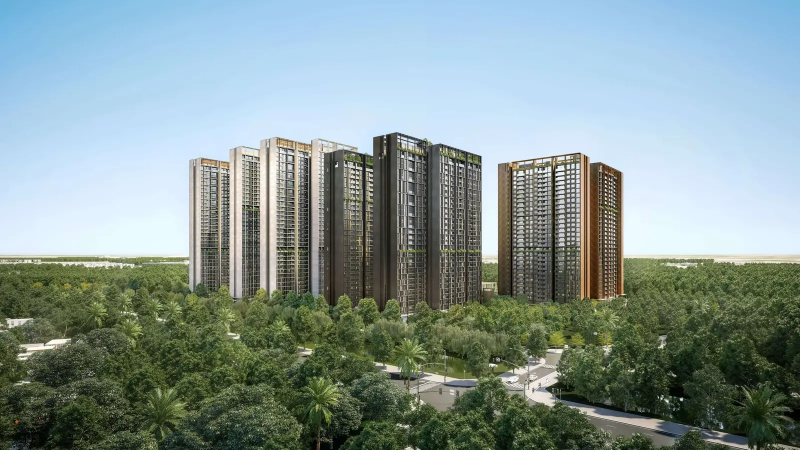
#> input picture assets/media/home/lumi-hanoi-overview.webp, 1600 x 900 px (shown at 1/2 size)
$ python optimize_responsive_photos.py
#> lines starting #> are read from the running program, lines starting #| are printed output that depends on the picture
"""Build display-size photos with Pillow; retain original assets and zoom links.

Run explicitly when these editorial photos change. The website serves the
committed files directly and does not require Pillow or an image service.
"""
from pathlib import Path
from html.parser import HTMLParser
from io import BytesIO
import re
import json

ROOT = Path(__file__).resolve().parents[1]
PHOTOS = [
    "home/lumi-hanoi-overview.webp",
    "home/lumi-hanoi-streetscape.webp",
    "signature/lumi-signature-landscape.webp",
    "prestige/lumi-prestige-hero.webp",
    "elite/lumi-elite-facade.webp",
    "signature/lumi-signature-water-garden.webp",
    "signature/lumi-signature-pool.webp",
    "prestige/lumi-prestige-garden.webp",
    "prestige/lumi-prestige-aurora-pool.webp",
    "elite/lumi-elite-aurora-pool.webp",
    "progress/lumi-hanoi-tien-do-thang-07-2026-tong-the.webp",
]


def build_photos():
    from PIL import Image, ImageOps
    output = ROOT / "assets/media/responsive"
    output.mkdir(exist_ok=True)
    manifests = {}
    before = after = 0
    for name in PHOTOS:
        source = ROOT / "assets/media" / name
        image = ImageOps.exif_transpose(Image.open(source)).convert("RGB")
#> image is the input picture: PIL image 1600x900 RGB; mean R, G, B 133.1, 150.7, 148.4
        widths = sorted({min(640, image.width), min(960, image.width), image.width})
#> widths = [640, 960, 1600]
        variants = {"webp": [], "avif": []}
        for width in widths:
            resized = image.resize((width, round(image.height * width / image.width)), Image.Resampling.LANCZOS)
            for fmt in variants:
                file = output / f"{source.stem}-{width}.{fmt}"
                options = dict(quality=80, method=6) if fmt == "webp" else dict(quality=55, speed=6)
                encoded = BytesIO()
                resized.save(encoded, format=fmt.upper(), **options)
                payload = encoded.getvalue()
                if not payload:
                    raise RuntimeError(f"Image encoder returned no bytes: {file}")
                if fmt == "webp" and width == image.width and len(payload) >= source.stat().st_size:
                    payload = source.read_bytes()
                temporary = file.with_suffix(file.suffix + ".tmp")
                temporary.write_bytes(payload)
                temporary.replace(file)
                variants[fmt].append(("/" + str(file.relative_to(ROOT)), width))
#> this loop made 1 pass
#> pass 1, in build_photos, `resized = image.resize((width, round(image.height * width / image.widt..`:
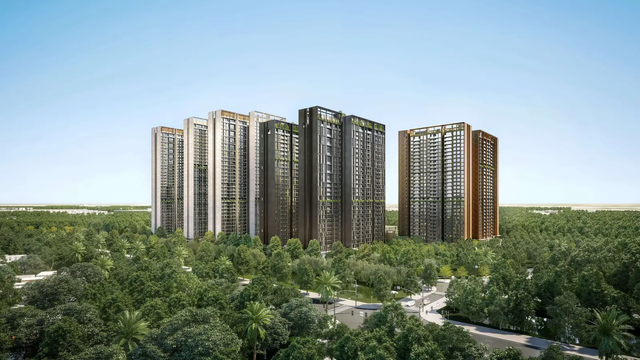
#> resized: PIL image 640x360 RGB; mean R, G, B 133.1, 150.7, 148.4
        manifests["/assets/media/" + name] = {"sources": variants, "width": image.width, "height": image.height}
        before += source.stat().st_size
        after += (ROOT / variants["avif"][-1][0].lstrip("/")).stat().st_size
    print(f"Full-width photos: {before:,} bytes original → {after:,} bytes AVIF ({1-after/before:.0%} smaller)")
    (ROOT / "assets/data/responsive-photos.json").write_text(json.dumps(manifests, ensure_ascii=False, indent=2) + "\n")
    return manifests


class PhotoMarkup(HTMLParser):
    # [52 lines left out: functions __init__, handle_starttag, apply_markup, not called in this run]


def main():
    build_photos()
    apply_markup()


if __name__ == "__main__":
#> (the run stopped early here; a loop or call above may not have finished)

$ run again, with assets/media/home/lumi-hanoi-hero.webp copied over assets/media/home/lumi-hanoi-overview.webp
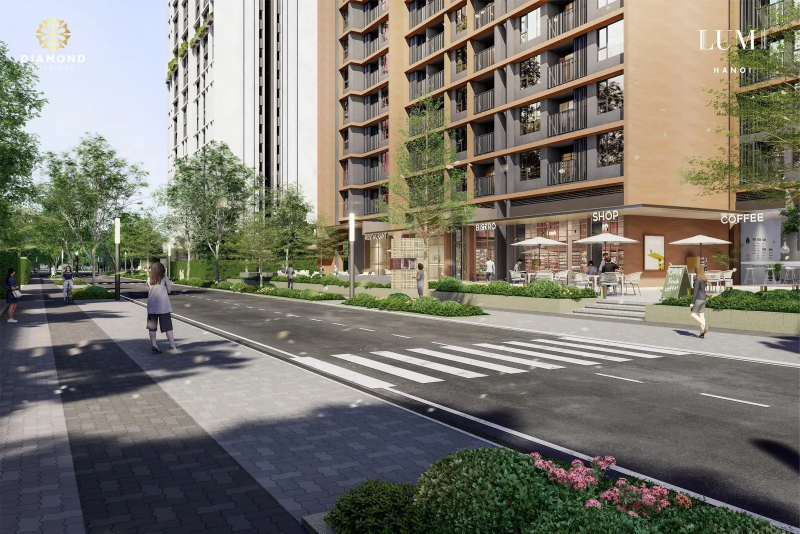
#> input picture assets/media/home/lumi-hanoi-hero.webp, 1600 x 1067 px (shown at 1/2 size)
#> in build_photos, image is the input picture: PIL image 1600x1067 RGB; mean R, G, B 125.3, 122.2, 112.4
#> the loop in build_photos, `for width in widths:` made 1 pass
#> pass 1, in build_photos, `resized = image.resize((width, round(image.height * width / image.widt..`:
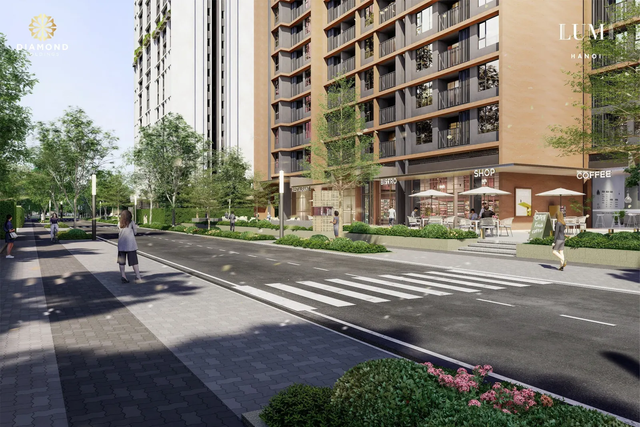
#> resized: PIL image 640x427 RGB; mean R, G, B 125.3, 122.2, 112.4
